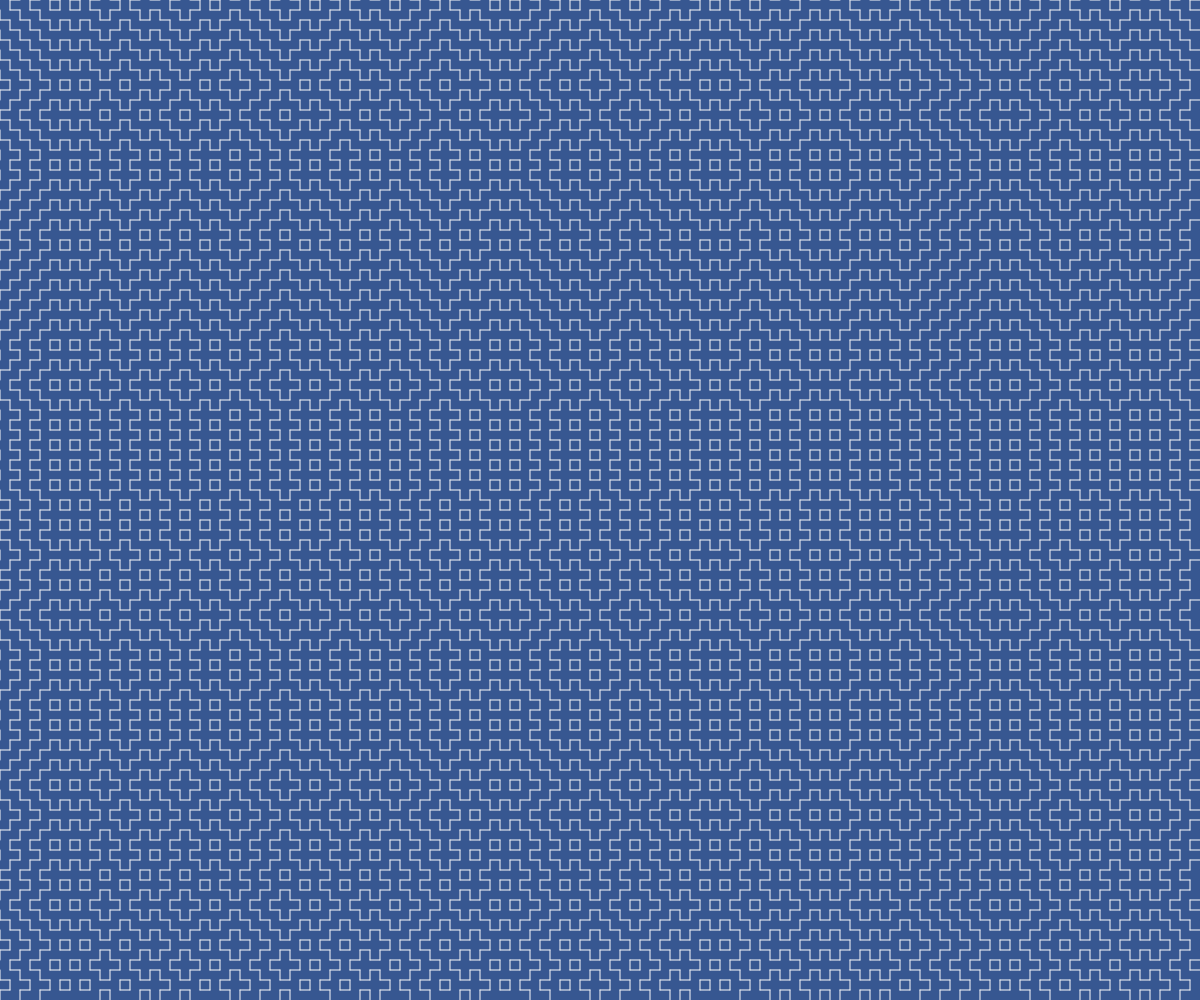
Frame 1 (no input)
Frame 60 (no input): identical to frame 1, image omitted
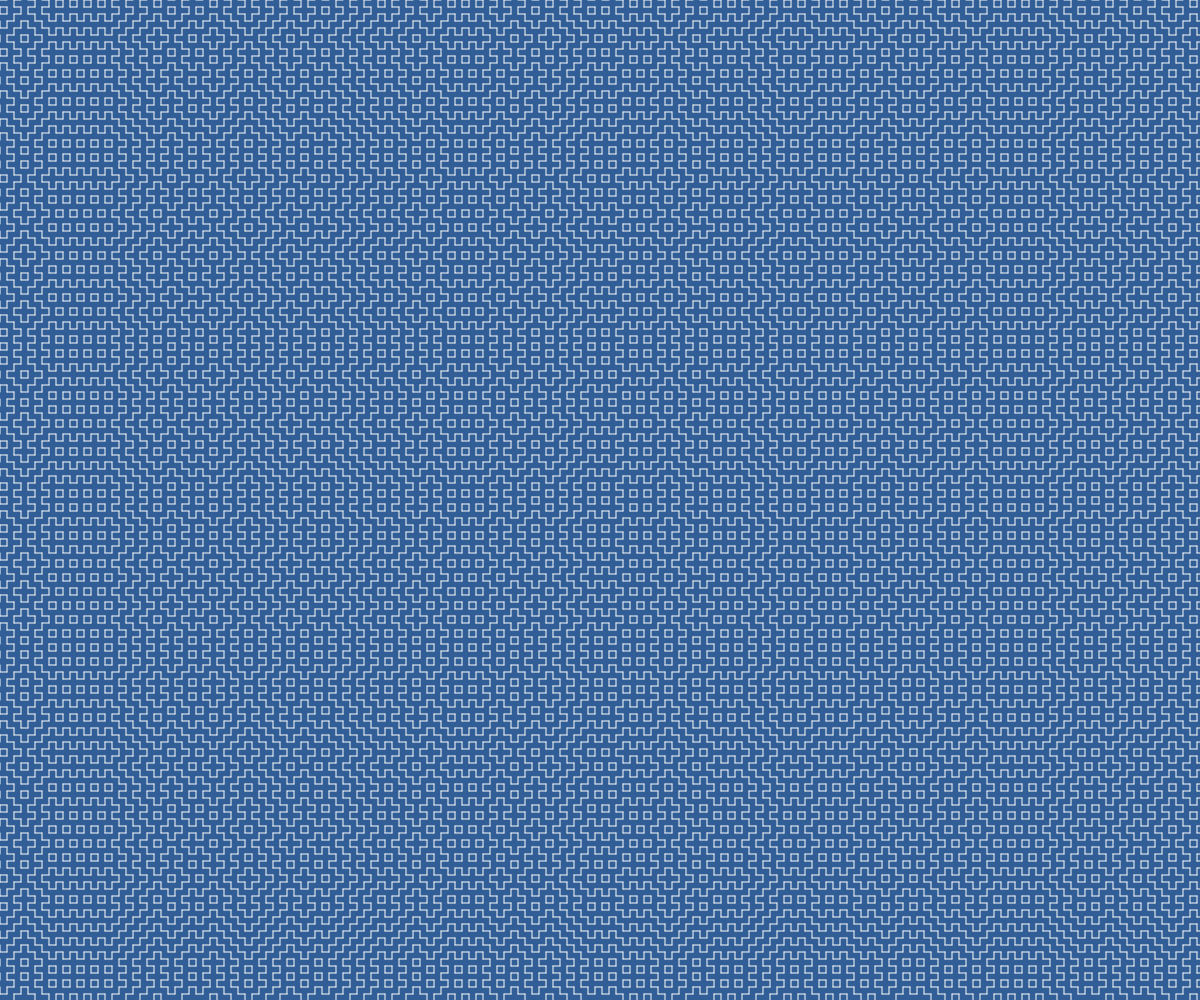
Frame 120 (the mouse pressed at the canvas centre since frame 60)

The p5.js sketch that drew these frames (run headless with seeded random() and noise() and a simulated clock; from frame 60 on, the mouse is pressed at the canvas centre):

// p5.js sketch
// ── sketch.js
let ver = [];
let hor = [];
let step = 10;
let drawComplete = false;
let backgroundColor = [55, 87, 145];
let lastInteractionTime;
let initialIdleTime = 20000; // 20 seconds until first auto-refresh
let refreshInterval = 5000;  // 5 seconds between subsequent refreshes
let autoRefreshEnabled = true;

function setup() {
  createCanvas(windowWidth, windowHeight);
  stroke(250);
  initializePattern();
  lastInteractionTime = millis(); // Record the starting time
}

function draw() {
  // Only redraw if the pattern isn't complete
  if (!drawComplete) {
    background(backgroundColor);
    drawPattern();
  }
  
  // Check for auto-refresh
  if (autoRefreshEnabled) {
    let currentTime = millis();
    let elapsedTime = currentTime - lastInteractionTime;
    
    // First refresh after initialIdleTime, then every refreshInterval
    if ((elapsedTime > initialIdleTime && elapsedTime < initialIdleTime + refreshInterval) || 
        (elapsedTime > initialIdleTime && (elapsedTime - initialIdleTime) % refreshInterval < 20)) {
      // The small threshold (20ms) prevents multiple refreshes in the same frame
      generateNewPattern();
    }
  }
}

function drawPattern() {
  // Draw vertical lines
  for (let x = 0; x < width; x += step) {
    let index = floor(x / step);
    if (index < ver.length) {
      for (let y = ver[index]; y < height; y += step * 2) {
        line(x, y, x, y + step);
      }
    }
  }
  
  // Draw horizontal lines
  for (let y = 0; y < height; y += step) {
    let index = floor(y / step);
    if (index < hor.length) {
      for (let x = hor[index]; x < width; x += step * 2) {
        line(x, y, x + step, y);
      }
    }
  }
  
  // Mark drawing as complete
  drawComplete = true;
}

function initializePattern() {
  // Reset pattern state
  ver = [];
  hor = [];
  drawComplete = false;
  
  // Generate vertical line pattern
  for (let i = 0; i < ceil(width / step); i++) {
    ver[i] = random() < 0.5 ? 0 : step;
  }
  
  // Generate horizontal line pattern
  for (let i = 0; i < ceil(height / step); i++) {
    hor[i] = random() < 0.5 ? 0 : step;
  }
}

function generateNewPattern() {
  // Change step size
  step = random(6, 30);
  // Round step to whole number for cleaner lines
  step = floor(step);
  
  // Generate new pattern
  initializePattern();
  
  // Optional: change background color slightly for visual feedback
  backgroundColor = [
    55 + random(-10, 10),
    87 + random(-10, 10),
    145 + random(-10, 10)
  ];
}

function mousePressed() {
  generateNewPattern();
  lastInteractionTime = millis(); // Reset the idle timer on mouse click
  return false; // Prevent default behavior
}

function windowResized() {
  resizeCanvas(windowWidth, windowHeight);
  initializePattern();
  lastInteractionTime = millis(); // Reset the idle timer on window resize
}

// Toggle auto-refresh with keyboard
function keyPressed() {
  if (key === 'a' || key === 'A') {
    autoRefreshEnabled = !autoRefreshEnabled;
    console.log("Auto-refresh " + (autoRefreshEnabled ? "enabled" : "disabled"));
  }
}
